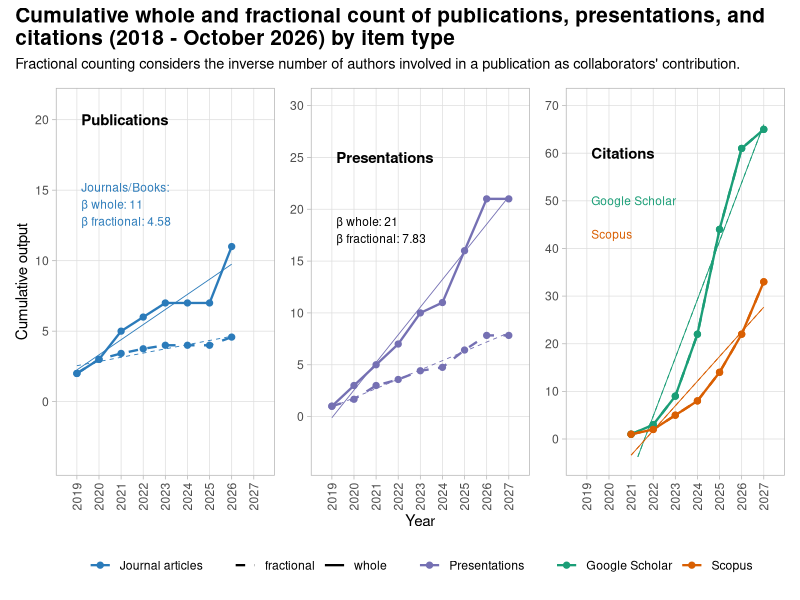

This figure's R source:
library(ggplot2)
library(dplyr)
library(tidyr)
library(patchwork)

# 1. Dataset in Tidy Format
df <- bind_rows(
  data.frame(
    Year = rep(2019:2026, 1),
    Item = "Journal articles",
    Type = rep(c("whole", "fractional"), each = 8),
    Count = c(2, 3, 5, 6, 7, 7, 7, 11, 
              2, 3, 3.42, 3.75, 4.00, 4.00, 4.00, 4.58)
  ),
  #data.frame(
  #  Year = rep(2015:2026, 2),
  #  Item = "Preprints, WPs",
  #  Type = rep(c("whole", "fractional"), each = 12),
  #  Count = c(1, 1, 1, 1, 3, 3, 4, 4, 9, 10, 12, 17,
  #            0.2, 0.2, 0.2, 0.2, 1.0, 1.0, 1.33, 1.33, 4.00, 4.50, 5.00, 6.20)
  #),
  data.frame(
    Year = rep(2019:2027, 2),
    Item = "Presentations",
    Type = rep(c("whole", "fractional"), each = 9),
    Count = c(1, 3, 5, 7, 10, 11, 16, 21, 21,
              1, 1.67, 3.00, 3.58, 4.42, 4.75, 6.42, 7.83, 7.83)
  ),
  data.frame(
    Year = rep(c(2021, 2022, 2023, 2024, 2025, 2026, 2027), 2),
    Item = "Google Scholar",
    Type = rep(c("whole", "fractional"), each = 7),
    Count = rep(c(1, 3, 9, 22, 44, 61, 65), 1)
  ),
  data.frame(
    Year = rep(c(2021, 2022, 2023, 2024, 2025, 2026, 2027), 2),
    Item = "Scopus",
    Type = rep(c("whole", "fractional"), each = 7),
    Count = rep(c(1, 2, 5, 8, 14, 22, 33), 1)
  )
  # data.frame(
  #   Year = rep(c(2013, 2019, 2022, 2023, 2024, 2025, 2026), 2),
  #   Item = "Courses, tutorials",
  #   Type = rep(c("whole", "fractional"), each = 7),
  #   Count = rep(c(4, 5, 10, 11, 14, 17, 19), 2)
  # )
)

# Enforce factor order
df$Item <- factor(df$Item, levels = c(
  "Journal articles", 
#  "Preprints, WPs", 
  "Presentations", 
  "Google Scholar",
  "Scopus"
))
df$Type <- factor(df$Type, levels = c("fractional", "whole"))

# Color definitions
cols <- c(
  "Journal articles"  = "#2B7BBA",
  "Preprints, WPs"    = "#D95F02",
  "Presentations"     = "#7570B3",
  "Google Scholar"    = "#1B9E77",
  "Scopus"            = "#D95F02"
)

# Helper function to create subplots
base_plot <- function(data_subset, y_max, y_breaks) {
  ggplot(data_subset, aes(x = Year, y = Count, color = Item, linetype = Type)) +
    geom_smooth(method = "lm", se = FALSE, linewidth = 0.3, show.legend = FALSE) +
    geom_line(linewidth = 0.8) +
    geom_point(size = 1.8) +
    scale_x_continuous(breaks = 2018:2027, limits = c(2018.5, 2027.5)) +
    scale_y_continuous(limits = c(-4, y_max), breaks = y_breaks) +
    scale_color_manual(values = cols) +
    scale_linetype_manual(values = c("fractional" = "dashed", "whole" = "solid")) +
    theme_light(base_size = 11) +
    theme(
      axis.text.x = element_text(angle = 90, vjust = 0.5, hjust = 1),
      panel.grid.minor = element_blank(),
      legend.title = element_blank()
    ) +
    labs(x = NULL, y = NULL)
}

# 2. Build Subplots
p1 <- base_plot(filter(df, Item %in% c("Journal articles")), 21, seq(0, 20, 5)) +
  labs(y = "Cumulative output") +
  annotate("text", x = 2019.2, y = 20, label = "Publications", fontface = "bold", hjust = 0, size = 3.8) +
  annotate("text", x = 2019.2, y = 14, label = "Journals/Books:\nβ whole: 11\nβ fractional: 4.58", color = "#2B7BBA", hjust = 0, size = 3) # +
  # annotate("text", x = 2019.2, y = 14, label = "Preprints/WPs:\nβ whole: 1.423\nβ fractional: 0.564", color = "#D95F02", hjust = 0, size = 3)

p2 <- base_plot(filter(df, Item == "Presentations"), 30, seq(0, 30, 5)) +
  labs(x = "Year") +
  annotate("text", x = 2019.2, y = 25, label = "Presentations", fontface = "bold", hjust = 0, size = 3.8) +
  annotate("text", x = 2019.2, y = 18, label = "β whole: 21\nβ fractional: 7.83", color = "black", hjust = 0, size = 3)

p3 <- base_plot(filter(df, Item %in% c("Google Scholar", "Scopus")), 70, seq(0, 70, 10)) +
  annotate("text", x = 2019.2, y = 60, label = "Citations", fontface = "bold", hjust = 0, size = 3.8) +
  annotate("text", x = 2019.2, y = 50, label = "Google Scholar", color = "#1B9E77", hjust = 0, size = 3)+
  annotate("text", x = 2019.2, y = 43, label = "Scopus", color = "#D95F02", hjust = 0, size = 3)

# 3. Assemble with Patchwork
final_plot <- (p1 | p2 | p3) +
  plot_layout(guides = "collect") +
  plot_annotation(
    title = "Cumulative whole and fractional count of publications, presentations, and\ncitations (2018 - October 2026) by item type",
    subtitle = "Fractional counting considers the inverse number of authors involved in a publication as collaborators' contribution."
  ) &
  theme(
    legend.position = "bottom",
    legend.box = "horizontal",
    plot.title = element_text(face = "bold", size = 15),
    plot.subtitle = element_text(size = 10.5)
  )

print(final_plot)
